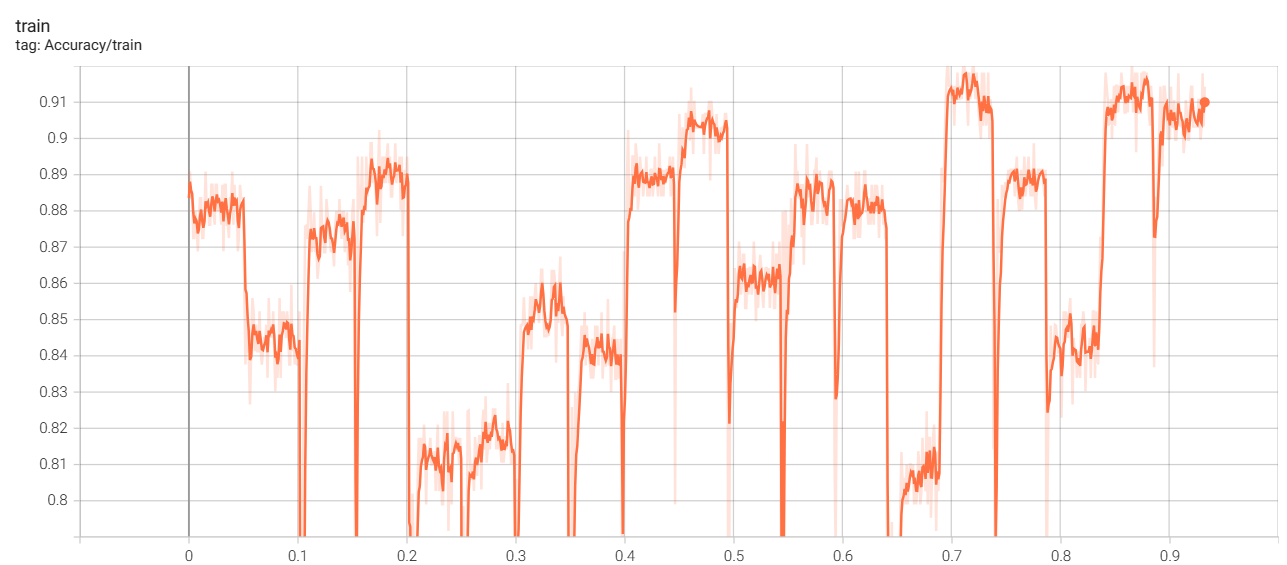
#> input picture 1.png, 1287 x 565 px, given in place of 1.jpg, which was not available
$ python s1.py
#> lines starting #> are read from the running program, lines starting #| are printed output that depends on the picture; pictures that were not available may be replaced by others from this repository, and a replacement may not be noted
import cv2
import numpy as np

img = cv2.imread("1.jpg")
#> img is the input picture: shape (565, 1287, 3); mean B, G, R 243.3, 245.6, 252.7
#初始化seeds项，注意图片长宽的顺序
seeds = cv2.ximgproc.createSuperpixelSEEDS(img.shape[1],img.shape[0],img.shape[2],2000,15,3,5,True)
seeds.iterate(img,10)  #输入图像大小必须与初始化形状相同，迭代次数为10
mask_seeds = seeds.getLabelContourMask()
label_seeds = seeds.getLabels()
number_seeds = seeds.getNumberOfSuperpixels()
#> number_seeds = 680
mask_inv_seeds = cv2.bitwise_not(mask_seeds)
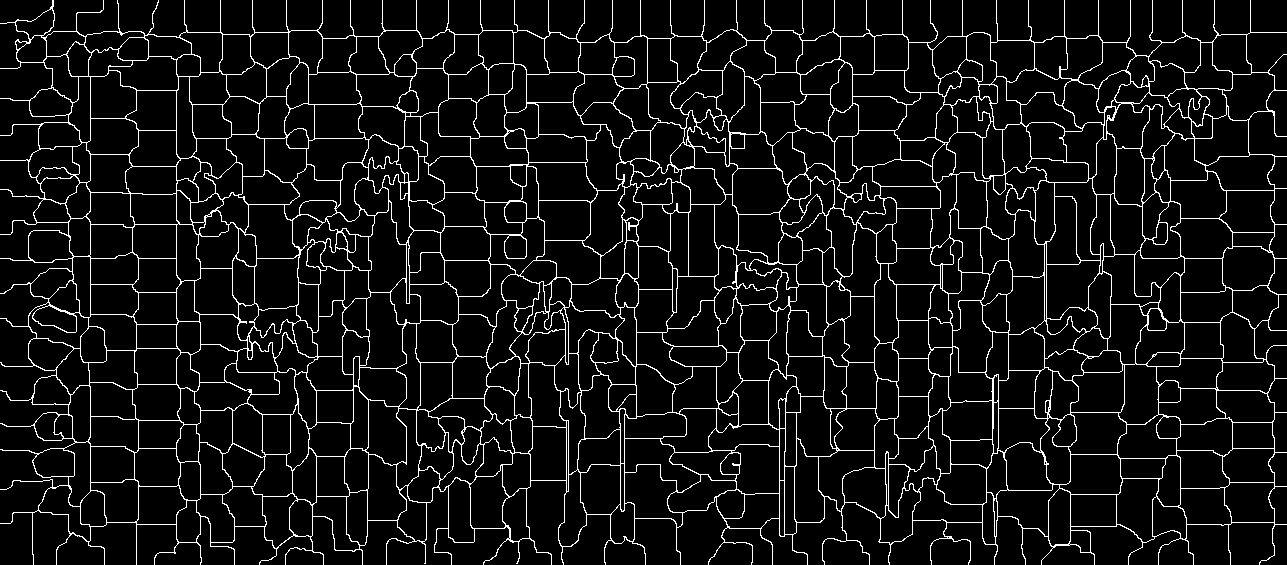
#> mask_seeds: shape (565, 1287); 7.1% white in thin lines or dots
img_seeds = cv2.bitwise_and(img,img,mask =  mask_inv_seeds)
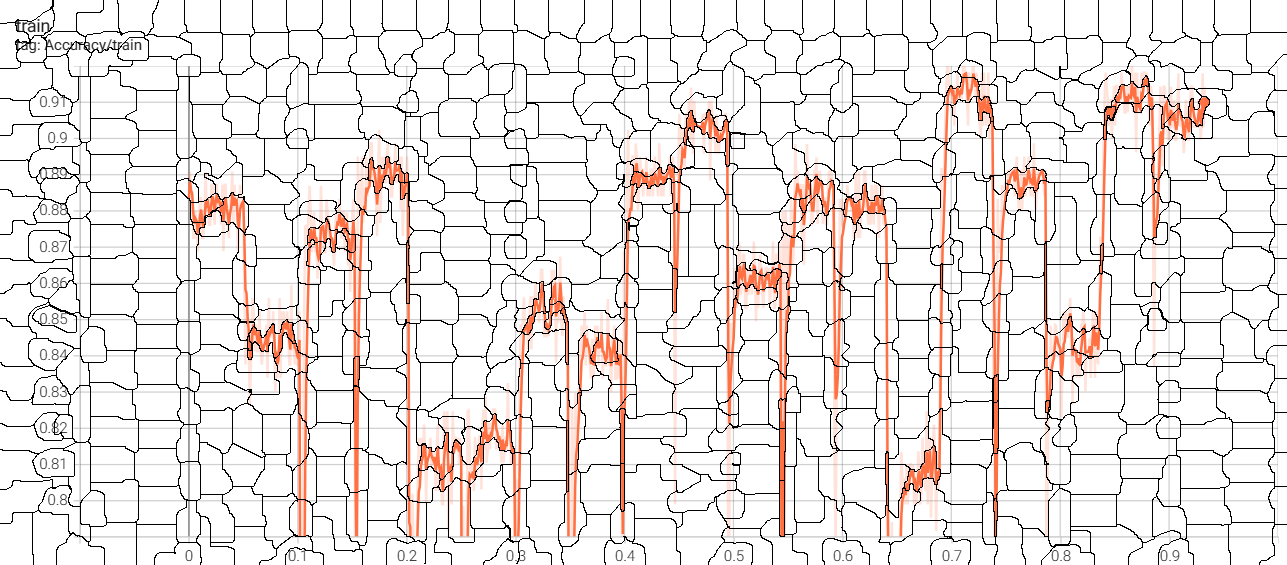
#> img_seeds: shape (565, 1287, 3); mean B, G, R 226.5, 228.5, 234.8
cv2.imshow("img_seeds",img_seeds)
cv2.waitKey(0)
cv2.destroyAllWindows()

$ run again, with 2.png copied over 1.png
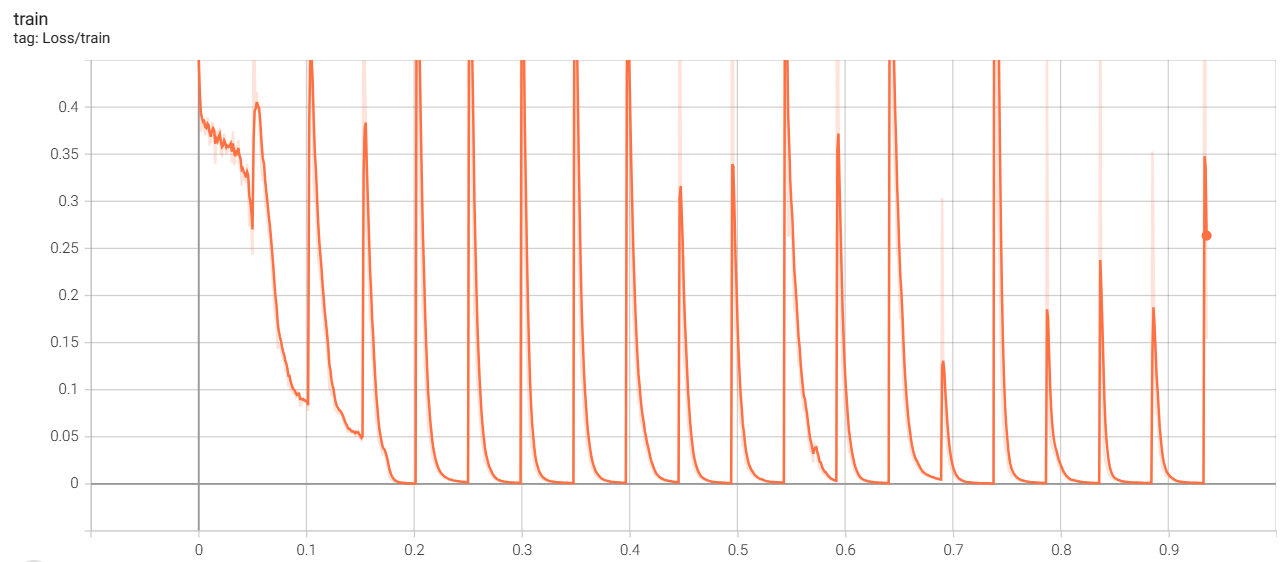
#> input picture 2.png, 1286 x 562 px, given in place of 1.jpg, which was not available
#> img is the input picture: shape (562, 1286, 3); mean B, G, R 243.6, 245.8, 252.9
#> `mask_inv_seeds = cv2.bitwise_not(mask_seeds)`:
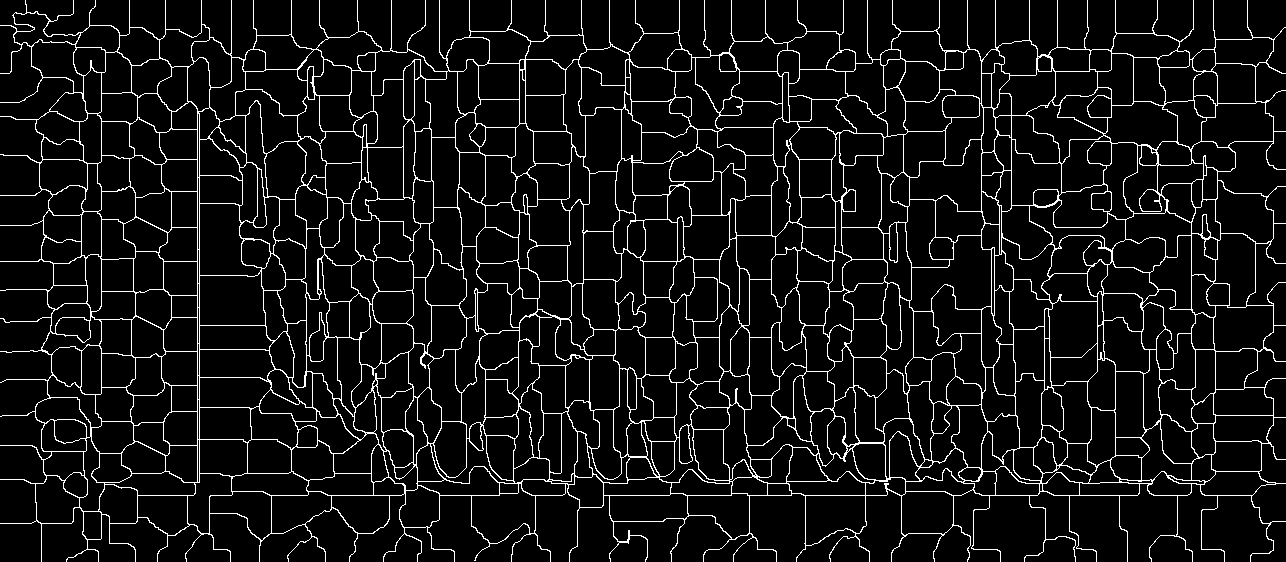
#> mask_seeds: shape (562, 1286); 7.2% white in thin lines or dots
#> `img_seeds = cv2.bitwise_and(img,img,mask =  mask_inv_seeds)`:
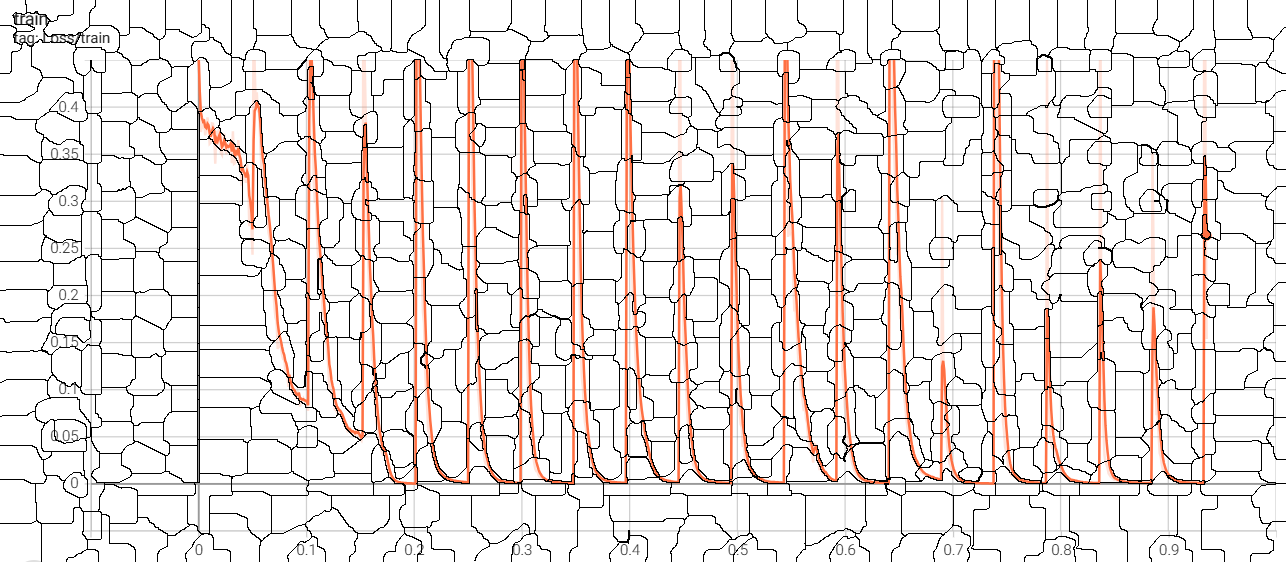
#> img_seeds: shape (562, 1286, 3); mean B, G, R 226.4, 228.4, 234.7

$ run again, with simchar_5_30_15_32.onnx.png copied over 1.png
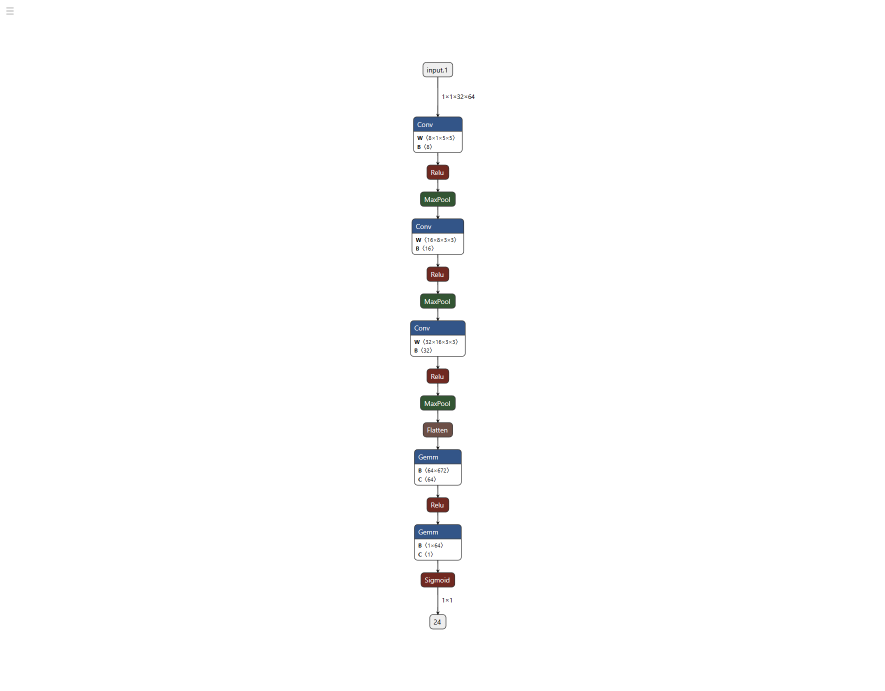
#> input picture simchar_5_30_15_32.onnx.png, 1770 x 1382 px, given in place of 1.jpg, which was not available (shown at 1/2 size)
#> img is the input picture: shape (1382, 1770, 3); mean B, G, R 252.7, 252.5, 252.4
#> `mask_inv_seeds = cv2.bitwise_not(mask_seeds)`:
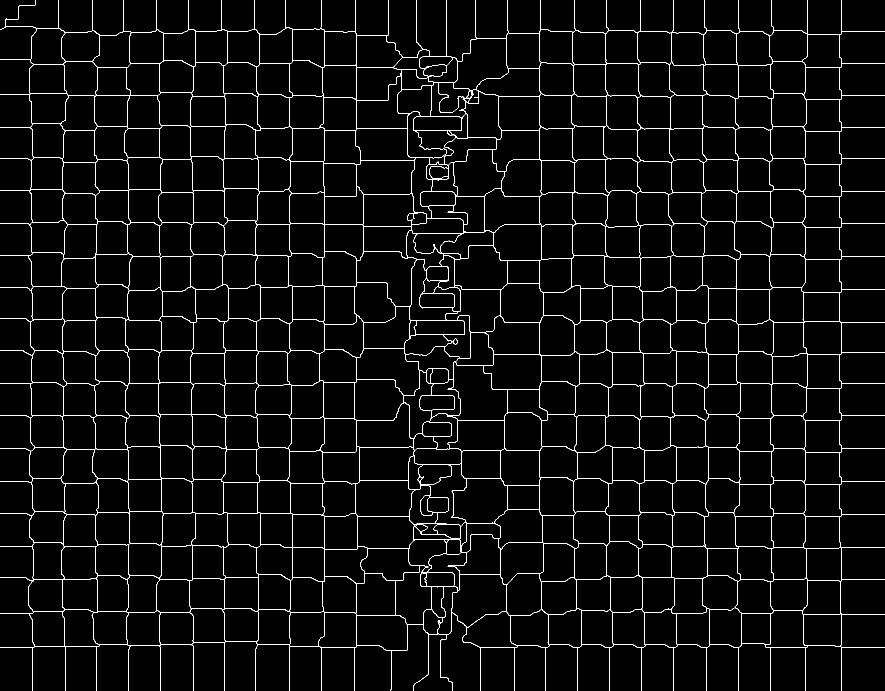
#> mask_seeds: shape (1382, 1770) (shown at 1/2 size); 3.1% white in thin lines or dots
#> `img_seeds = cv2.bitwise_and(img,img,mask =  mask_inv_seeds)`:
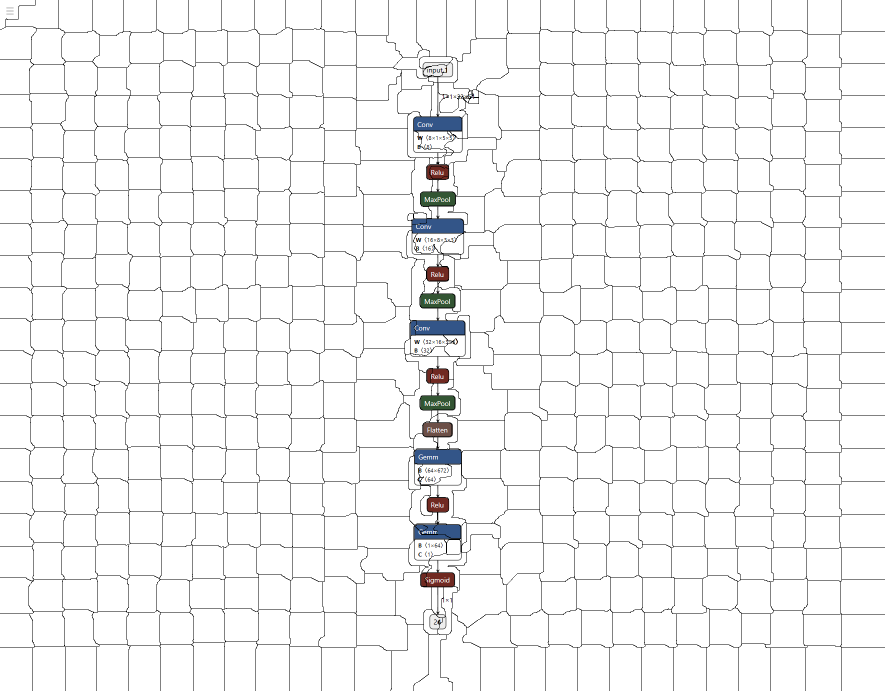
#> img_seeds: shape (1382, 1770, 3) (shown at 1/2 size); mean B, G, R 244.9, 244.7, 244.7
